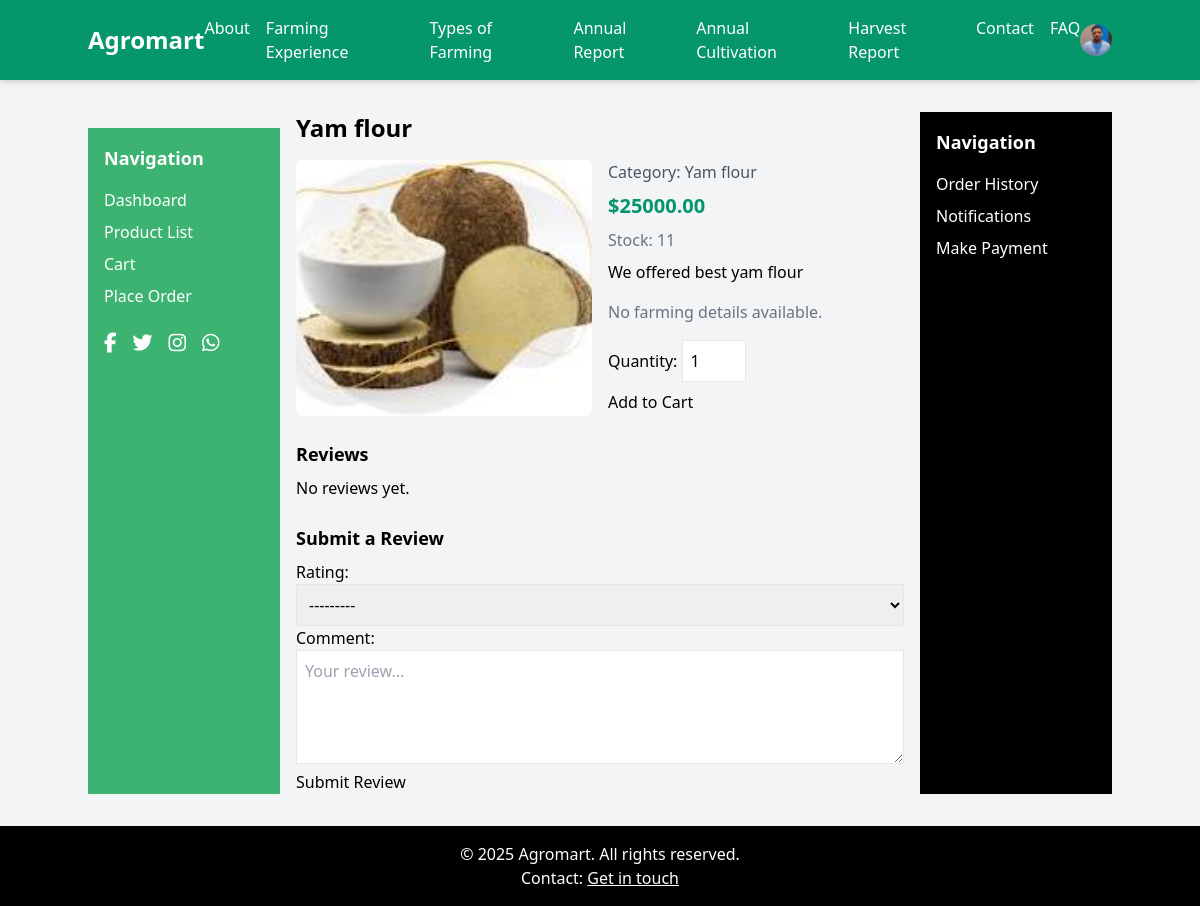
/products/1/ (signed in), run on the app's committed database.
### store/models.py (models this page shows, shortened)
class UserProfile(models.Model):
    user = models.OneToOneField(User, on_delete=models.CASCADE)
    phone = models.CharField(max_length=20, blank=True)
    address = models.TextField(blank=True)
    city = models.CharField(max_length=100, blank=True)
    country = models.CharField(max_length=100, blank=True)
    postal_code = models.CharField(max_length=20, blank=True)
    profile_picture = models.ImageField(upload_to='profiles/', null=True, blank=True)
    is_verified = models.BooleanField(default=False)
    preferred_currency = models.CharField(max_length=3, default='USD')
    bio = models.TextField(blank=True, null=True)
    created_at = models.DateTimeField(auto_now_add=True)

class Product(models.Model):
    category = models.ForeignKey(Category, on_delete=models.SET_NULL, null=True, related_name='products')
    name = models.CharField(max_length=200)
    description = models.TextField()
    price = models.DecimalField(max_digits=10, decimal_places=2, default=Decimal('0.00'))
    stock = models.PositiveIntegerField()
    image = models.ImageField(upload_to='products/', null=True, blank=True)
    weight = models.DecimalField(max_digits=10, decimal_places=2, null=True, blank=True)
    is_active = models.BooleanField(default=True)
    created_at = models.DateTimeField(auto_now_add=True)
    updated_at = models.DateTimeField(auto_now=True)
    class Meta:
        indexes = [
            models.Index(fields=['name', 'category']),
        ]

class Category(models.Model):
    name = models.CharField(max_length=100, unique=True)
    description = models.TextField(blank=True)
    slug = models.SlugField(max_length=100, unique=True)
    created_at = models.DateTimeField(auto_now_add=True)
    class Meta:
        verbose_name_plural = "Categories"

### store/views.py (the view)
# urls.py: path('products/<int:pk>/', ProductDetailView.as_view(), name='product_detail'),
class ProductDetailView(DetailView):
    model = Product
    template_name = 'store/product_detail.html'
    context_object_name = 'product'
    def get_queryset(self):
        return Product.objects.select_related('category').prefetch_related('reviews')
    def get_context_data(self, **kwargs):
        context = super().get_context_data(**kwargs)
        try:
            context['farming_product'] = self.object.farming_product
        except Product.farming_product.RelatedObjectDoesNotExist:
            context['farming_product'] = None
        context['reviews'] = self.object.reviews.filter(is_approved=True)
        if self.request.user.is_authenticated:
            context['review_form'] = ReviewForm()
            context['cart_form'] = AddToCartForm(product=self.object)
        return context

### store/forms.py (shortened to what this page needs)
class ReviewForm(forms.ModelForm):
    class Meta:
        model = Review
        fields = ['rating', 'comment']
        widgets = {
            'rating': forms.Select(choices=[(i, i) for i in range(1, 6)], attrs={'class': 'border p-2 w-full'}),
            'comment': forms.Textarea(attrs={'class': 'border p-2 w-full', 'rows': 4, 'placeholder': 'Your review...'}),
        }

class AddToCartForm(forms.Form):
    quantity = forms.IntegerField(
        min_value=1,
        widget=forms.NumberInput(attrs={'class': 'border p-2 w-16', 'value': 1}),
        label='Quantity'
    )
    def __init__(self, *args, **kwargs):
        self.product = kwargs.pop('product', None)
        super().__init__(*args, **kwargs)

### store/templates/store/product_detail.html (shortened to what this page needs)
{% extends 'store/base.html' %}
{% load static %}
{% block content %}
<div class="card max-w-4xl mx-auto">
    <h2 class="text-2xl font-semibold mb-4">{{ product.name }}</h2>
    <div class="flex flex-col md:flex-row gap-4">
        <div class="md:w-1/2">
            {% if product.image %}
                <img src="{{ product.image.url }}" alt="{{ product.name }}" class="w-full h-64 object-cover rounded-lg">
            {% else %}
                <img src="{% static 'images/placeholder.jpg' %}" alt="Placeholder" class="w-full h-64 object-cover rounded-lg">
            {% endif %}
        </div>
        <div class="md:w-1/2">
            <p class="text-gray-600 mb-2">Category: {{ product.category.name }}</p>
            <p class="text-green-600 font-bold text-xl mb-2">${{ product.price|floatformat:2 }}</p>
            <p class="text-gray-500 mb-2">Stock: {{ product.stock }}</p>
            <p class="mb-4">{{ product.description }}</p>
            {% if farming_product %}
                <p class="mb-2">Farm: {{ farming_product.farm.name }}</p>
                <p class="mb-4">Harvest Date: {{ farming_product.harvest_date|date:"M d, Y"|default:"Not specified" }}</p>
            {% else %}
                <p class="mb-4 text-gray-500">No farming details available.</p>
            {% endif %}
            {% if user.is_authenticated %}
                <form method="post" action="{% url 'add_to_cart' pk=product.pk %}">
                    {{ cart_form.as_p }}
                    <button type="submit" class="btn btn-primary mt-2">Add to Cart</button>
                </form>
            {% endif %}
        </div>
    </div>
    <h3 class="text-lg font-semibold mt-6 mb-2">Reviews</h3>
    {% for review in reviews %}
        <div class="border-b py-2">
            <p><strong>{{ review.user.username }}</strong> ({{ review.rating }}/5)</p>
            <p>{{ review.comment }}</p>
            <p class="text-sm text-gray-500">{{ review.created_at|date:"M d, Y" }}</p>
        </div>
    {% empty %}
        <p>No reviews yet.</p>
    {% endfor %}
    {% if user.is_authenticated %}
        <h3 class="text-lg font-semibold mt-6 mb-2">Submit a Review</h3>
        <form method="post" action="{% url 'submit_review' pk=product.pk %}">
            {{ review_form.as_p }}
            <button type="submit" class="btn btn-primary">Submit Review</button>
        </form>
    {% endif %}
</div>
{% endblock %}

### store/templates/store/base.html (shortened to what this page needs)
{% load static %}
<!DOCTYPE html>
<html lang="en">
<head>
    <link href="https://cdn.jsdelivr.net/npm/tailwindcss@2.2.19/dist/tailwind.min.css" rel="stylesheet">
    <link href="https://cdnjs.cloudflare.com/ajax/libs/font-awesome/6.4.2/css/all.min.css" rel="stylesheet">
    <link href="{% static 'css/styles.css' %}" rel="stylesheet">
</head>
<body class="bg-gray-100 font-sans flex flex-col min-h-screen">
    <nav class="bg-green-600 text-white p-4 shadow-md">
        <div class="container mx-auto flex items-center justify-between">
            <a href="{% url 'user_dashboard' %}" class="text-2xl font-bold">Agromart</a>
            <div class="flex space-x-4">
                <a href="{% url 'static_page' page='about' %}" class="hover:text-green-200">About</a>
                <a href="{% url 'static_page' page='farming_experience' %}" class="hover:text-green-200">Farming Experience</a>
                <a href="{% url 'static_page' page='types_of_farming' %}" class="hover:text-green-200">Types of Farming</a>
                <a href="{% url 'static_page' page='annual_report' %}" class="hover:text-green-200">Annual Report</a>
                <a href="{% url 'static_page' page='annual_cultivation' %}" class="hover:text-green-200">Annual Cultivation</a>
                <a href="{% url 'static_page' page='harvest_report' %}" class="hover:text-green-200">Harvest Report</a>
                <a href="{% url 'static_page' page='contact' %}" class="hover:text-green-200">Contact</a>
                <a href="{% url 'static_page' page='faq' %}" class="hover:text-green-200">FAQ</a>
            </div>
            <div class="relative group">
                {% if user.is_authenticated %}
                    <a href="{% url 'user_profile' %}">
                        {% if user.userprofile.profile_picture %}
                            <img src="{{ user.userprofile.profile_picture.url }}" alt="Profile" class="w-8 h-8 rounded-full">
                        {% else %}
                            <img src="{% static 'images/default_profile.png' %}" alt="Profile" class="w-8 h-8 rounded-full">
                        {% endif %}
                    </a>
                {% else %}
                    <a href="{% url 'login' %}" class="hover:text-green-200">Login</a>
                    <a href="{% url 'register' %}" class="hover:text-green-200 ml-2">Register</a>
                {% endif %}
            </div>
        </div>
    </nav>
    <div class="flex flex-1 container mx-auto my-8">
        <aside class="left-panel min-w-[200px] w-48 p-4 mt-4">
            <h3 class="text-lg font-semibold mb-4 text-white">Navigation</h3>
            <ul class="space-y-2">
                <li><a href="{% url 'user_dashboard' %}" class="text-white hover:underline">Dashboard</a></li>
                <li><a href="{% url 'product_list' %}" class="text-white hover:underline">Product List</a></li>
                <li><a href="{% url 'cart' %}" class="text-white hover:underline">Cart {% if user.is_authenticated and cart_items > 0 %}({{ cart_items }}){% endif %}</a></li>
                <li><a href="{% url 'order_create' %}" class="text-white hover:underline">Place Order</a></li>
            </ul>
            <div class="mt-6 flex space-x-4 social-icons">
                <a href="#" class="text-white hover:text-gray-200"><i class="fab fa-facebook-f text-xl"></i></a>
                <a href="#" class="text-white hover:text-gray-200"><i class="fab fa-twitter text-xl"></i></a>
                <a href="#" class="text-white hover:text-gray-200"><i class="fab fa-instagram text-xl"></i></a>
                <a href="#" class="text-white hover:text-gray-200"><i class="fab fa-whatsapp text-xl"></i></a>
            </div>
        </aside>
        <main class="flex-1 mx-4 overflow-y-auto max-h-screen">
            {% block content %}
            {% endblock %}
        </main>
        <aside class="right-panel min-w-[200px] w-48 p-4">
            <h3 class="text-lg font-semibold mb-4 text-white">Navigation</h3>
            <ul class="space-y-2">
                <li><a href="{% url 'order_history' %}" class="text-white hover:underline">Order History</a></li>
                <li><a href="{% url 'notifications' %}" class="text-white hover:underline">Notifications {% if user.is_authenticated and notifications.count > 0 %}({{ notifications.count }}){% endif %}</a></li>
                {% if user.is_authenticated %}
                    <li><a href="{% url 'payment' %}" class="text-white hover:underline">Make Payment</a></li>
                {% else %}
                    <li><a href="{% url 'login' %}" class="text-white hover:underline">Login</a></li>
                    <li><a href="{% url 'register' %}" class="text-white hover:underline">Register</a></li>
                {% endif %}
            </ul>
        </aside>
    </div>
    <footer class="bg-black text-white p-4 mt-auto w-full">
        <div class="container mx-auto text-center">
            <p>&copy; {% now "Y" %} Agromart. All rights reserved.</p>
            <p>Contact: <a href="{% url 'static_page' page='contact' %}" class="underline hover:text-green-200">Get in touch</a></p>
        </div>
    </footer>
</body>
</html>

### store/static/css/styles.css (style rules this page uses)
body { font-family: 'Arial', sans-serif; }
.btn { @apply px-4 py-2 rounded transition-colors; }
.btn-primary { @apply bg-green-500 text-white hover:bg-green-700; }
.card { @apply bg-white rounded-lg shadow-md p-4; }
.card img { @apply w-full h-48 object-cover rounded-t-lg; }
html body div.container aside.left-panel { background-color: #3CB371 !important; @apply rounded-xl shadow-xl min-h-[200px]; }
html body div.container aside.right-panel { background-color: #000000 !important; @apply rounded-xl shadow-xl min-h-[200px]; }
.left-panel ul li a, .right-panel ul li a { @apply block bg-slate-500 text-white py-2 px-3 rounded-md hover:bg-slate-600 transition-colors; }
.left-panel h3, .right-panel h3, .right-panel li.text-sm { @apply text-white; }
.left-panel .social-icons a { @apply text-white hover:text-gray-200; }

### data on the page
Product: name "Yam flour", image (picture), category.name "Yam flour", price "25000.00", stock "11", description "We offered best yam flour"
